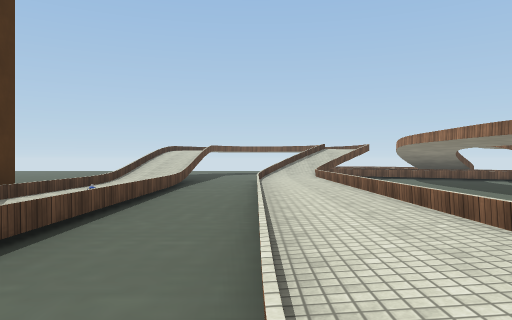
view 1 (above)

24 first-person views from a walk through a 3-D level made in the Unity game engine. The camera is 1.3 m above the floor, looks level and sees 70° across. The floor is counted in squares, 2 m on a side. Each view is taken from the middle of a square. On the plan, view 1 faces up. The plan holds only what a view shows up to about 11 squares ahead; the rest is blank. The place goes on beyond the plan. The player is left out. Some surface patterns are stand-ins.

view 2
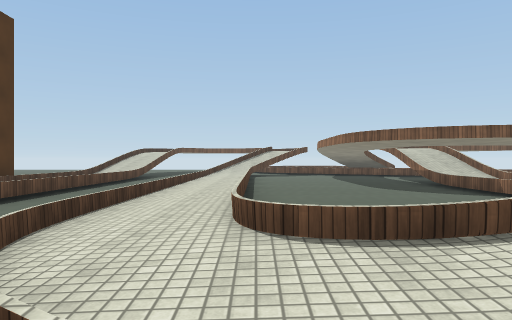

view 3
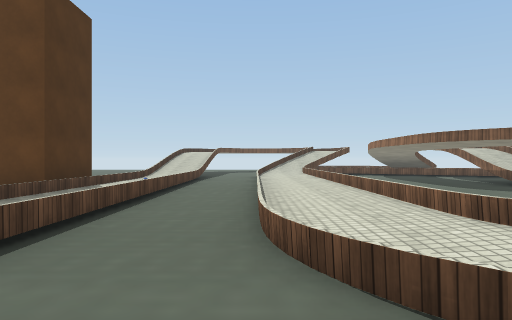

view 4
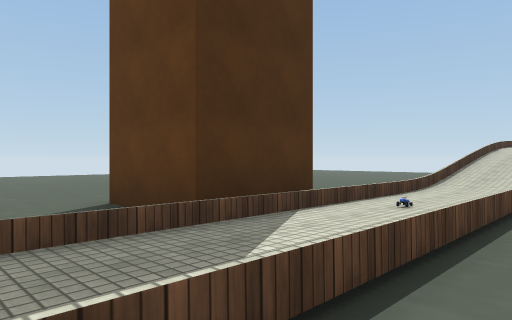

view 5
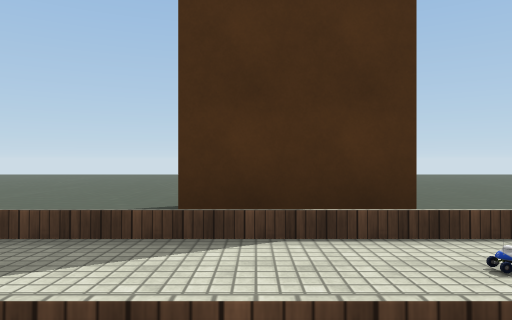

view 6
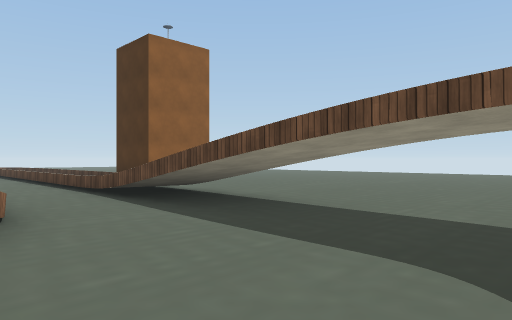

view 7
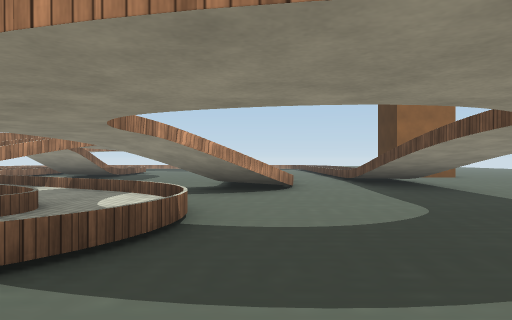

view 8
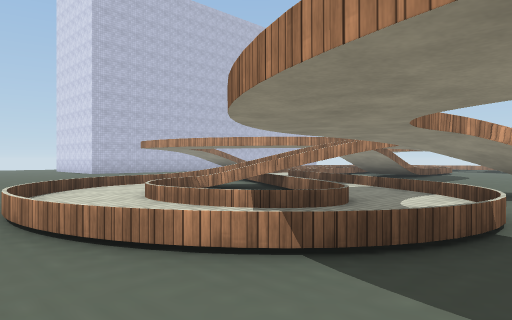

view 9
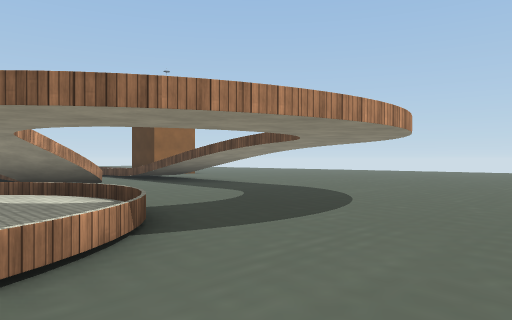

view 10
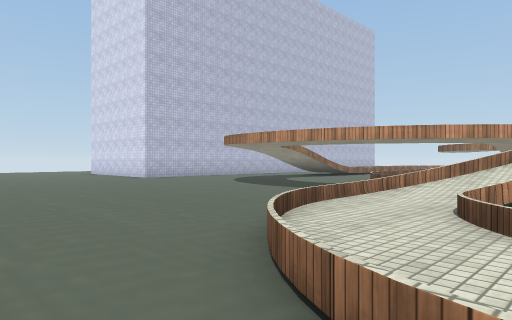

view 11
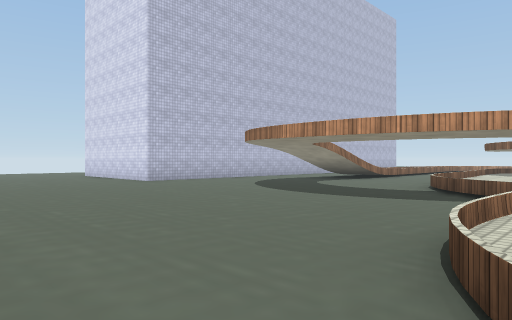

view 12
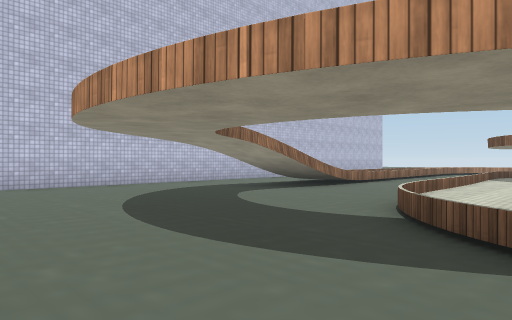

view 13
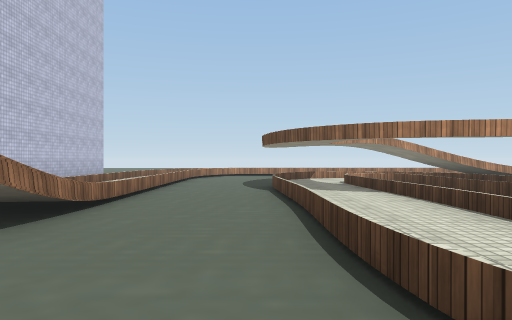

view 14
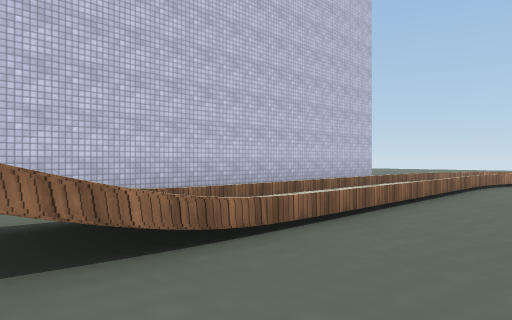

view 15
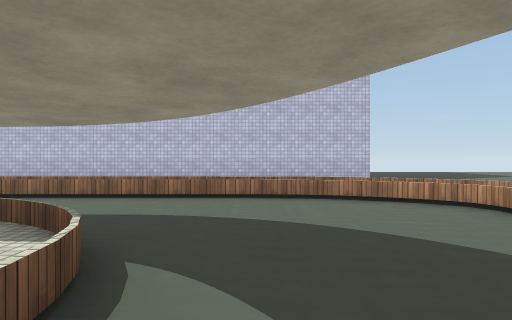

view 16
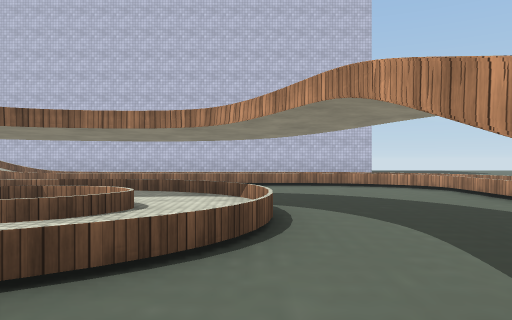

view 17
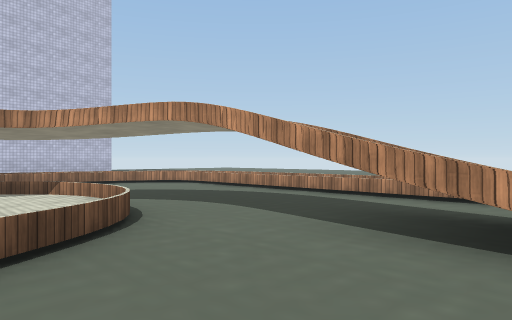

view 18
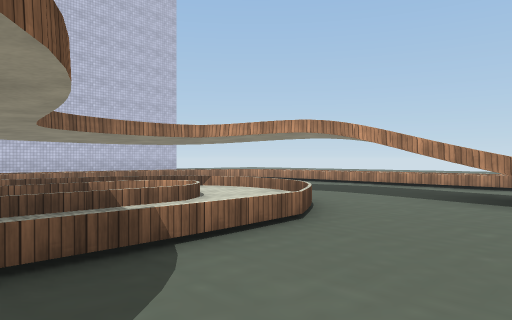

view 19
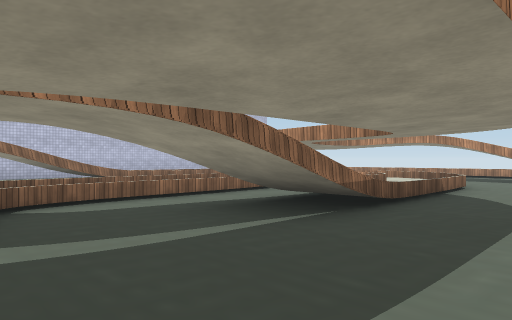

view 20
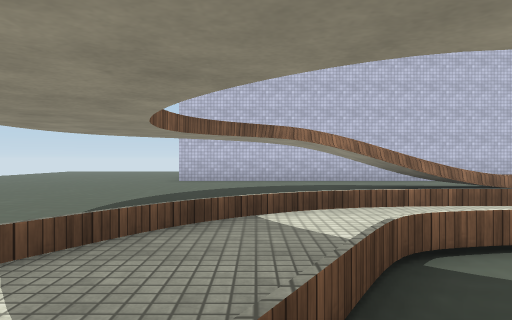

view 21
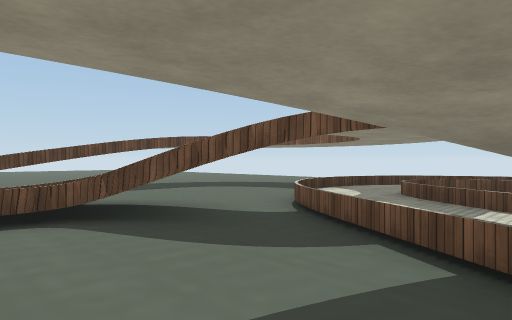

view 22
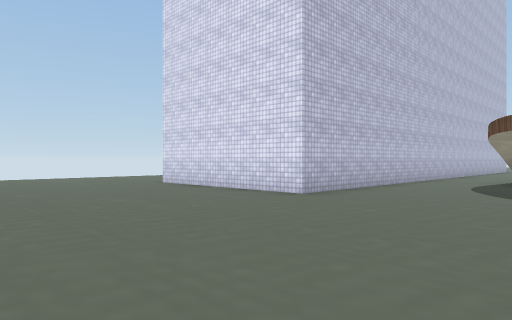

view 23
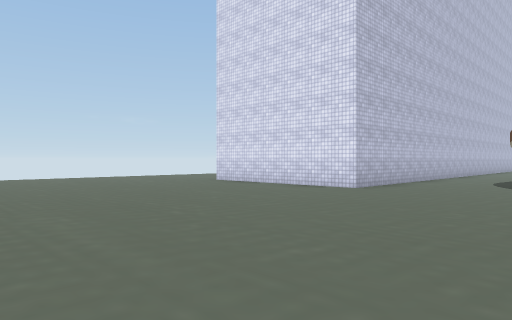

view 24
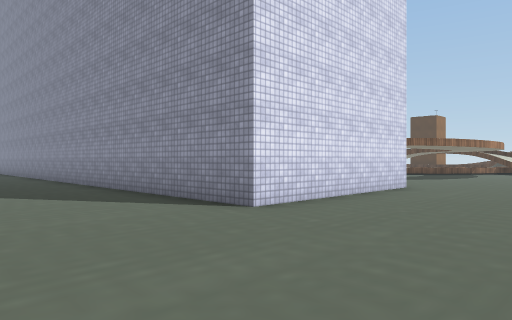

### Floor plan
Key: @ floor where view 1 was taken; # wall or solid block; x gap in a wall; . main floor; : floor 0.25 m higher than the main floor; + floor 0.5 m higher than the main floor; * floor 0.75 m higher than the main floor; % floor 1.5 m higher than the main floor; / step, stairs or slope; = window, fence, low wall or low ledge.
Columns run from 13 left of view 1 to 27 right of it. Each row starts with its distance up from view 1.
 21               .. .         . ..
 20          ......... . ..     ........
 19      ............=:=/...................
 18      ..........//:::/=..................
 17       ........./:===:=...................
 16        ........::.  =:=.................
 15       .........=::= #//..................
 14   ........#/....//:#*=...................
 13   ........%#..#///####..........#####...
 12  .........##.////..##://........#   #...
 11  .........=#.=:/..../////.......#   #...
 10  .........+=..:/......//=.......#   #...
  9    .......:=..:/.......::..//#..#   #...
  8      .....==..:/....##.==...##..#   #..
  7        ...==..:/....**.:=...+=..#   #..
  6  ...    #.==..:/....::.::..//x..#   #..
  5 .......##.==..:/....::.::..//=  #   #..
  4 ........ .==..:/....:: ::..//=  #
  3   ...... .==..:/....:: ::..//=  #
  2  ....... .==..:/....:=.::..//=  #
  1  .......   =./:/  ..=:=::..//=  #
  0  .....     =.@:= ....=:=...//=  #
 -1  ....       ..::////........:=  #
 -2  ..         ..///   =......=:=  #
 -3              . .   ........=:   #
 -4                    ========#    #

Where each view was taken, in squares from view 1:
view 1: 0 up, 0 right, facing up
view 2: 3 down, 2 right, facing up
view 3: 3 down, 0 right, facing up
view 4: 2 up, 1 left, facing up-left
view 5: 5 up, 1 left, facing left
view 6: 16 up, 1 right, facing down-left
view 7: 20 up, 1 right, facing down
view 8: 20 up, 1 right, facing down-right
view 9: 21 up, 4 right, facing down-left
view 10: 20 up, 6 right, facing down-right
view 11: 19 up, 8 right, facing down-right
view 12: 15 up, 9 right, facing down-right
view 13: 11 up, 12 right, facing down
view 14: 8 up, 12 right, facing down-right
view 15: 1 down, 8 right, facing right
view 16: 0 up, 5 right, facing right
view 17: 2 up, 4 right, facing down-right
view 18: 5 up, 4 right, facing down-right
view 19: 11 up, 4 right, facing down-right
view 20: 11 up, 7 right, facing right
view 21: 10 up, 6 right, facing up-left
view 22: 19 up, 14 right, facing down-right
view 23: 21 up, 14 right, facing down-right
view 24: 17 up, 27 right, facing down-left
